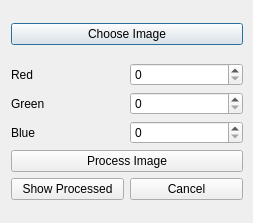
<?xml version="1.0" encoding="UTF-8"?>
<ui version="4.0">
 <class>Dialog</class>
 <widget class="QDialog" name="Dialog">
  <property name="geometry">
   <rect>
    <x>0</x>
    <y>0</y>
    <width>253</width>
    <height>223</height>
   </rect>
  </property>
  <property name="windowTitle">
   <string>Dialog</string>
  </property>
  <widget class="QWidget" name="">
   <property name="geometry">
    <rect>
     <x>0</x>
     <y>0</y>
     <width>254</width>
     <height>223</height>
    </rect>
   </property>
   <layout class="QVBoxLayout" name="verticalLayout_7">
    <item>
     <widget class="QPushButton" name="ChooseButton">
      <property name="text">
       <string>Choose Image</string>
      </property>
     </widget>
    </item>
    <item>
     <layout class="QVBoxLayout" name="verticalLayout_6">
      <item>
       <layout class="QVBoxLayout" name="verticalLayout_5">
        <item>
         <layout class="QHBoxLayout" name="horizontalLayout_5">
          <item>
           <layout class="QVBoxLayout" name="verticalLayout_4">
            <item>
             <widget class="QLabel" name="label_4">
              <property name="text">
               <string>Red</string>
              </property>
             </widget>
            </item>
            <item>
             <widget class="QLabel" name="label_2">
              <property name="text">
               <string>Green</string>
              </property>
             </widget>
            </item>
            <item>
             <widget class="QLabel" name="label_3">
              <property name="text">
               <string>Blue</string>
              </property>
             </widget>
            </item>
           </layout>
          </item>
          <item>
           <layout class="QVBoxLayout" name="verticalLayout_3">
            <item>
             <widget class="QSpinBox" name="RedSpinBox">
              <property name="maximum">
               <number>255</number>
              </property>
             </widget>
            </item>
            <item>
             <widget class="QSpinBox" name="GreenSpinBox">
              <property name="maximum">
               <number>255</number>
              </property>
             </widget>
            </item>
            <item>
             <widget class="QSpinBox" name="BlueSpinBox">
              <property name="maximum">
               <number>255</number>
              </property>
             </widget>
            </item>
           </layout>
          </item>
         </layout>
        </item>
        <item>
         <widget class="QPushButton" name="ProcessButton">
          <property name="text">
           <string>Process Image</string>
          </property>
         </widget>
        </item>
       </layout>
      </item>
      <item>
       <layout class="QHBoxLayout" name="horizontalLayout_4">
        <item>
         <widget class="QPushButton" name="ShowProcessedButton">
          <property name="text">
           <string>Show Processed</string>
          </property>
         </widget>
        </item>
        <item>
         <widget class="QPushButton" name="CancelButton">
          <property name="text">
           <string>Cancel</string>
          </property>
         </widget>
        </item>
       </layout>
      </item>
     </layout>
    </item>
   </layout>
  </widget>
  <zorder>lineEdit</zorder>
  <zorder>lineEdit_2</zorder>
  <zorder>lineEdit_3</zorder>
  <zorder>label_2</zorder>
  <zorder>label_3</zorder>
  <zorder>label_4</zorder>
  <zorder>ShowProcessedButton</zorder>
  <zorder>ShowOriginalButton</zorder>
  <zorder>CancelButton</zorder>
  <zorder>label_3</zorder>
  <zorder></zorder>
  <zorder>ProcessButton</zorder>
  <zorder>ChooseButton</zorder>
  <zorder>RedTextField</zorder>
  <zorder>label_3</zorder>
  <zorder>label_2</zorder>
  <zorder>label_4</zorder>
  <zorder>GreenTextField</zorder>
  <zorder>BlueTextField</zorder>
  <zorder></zorder>
 </widget>
 <layoutdefault spacing="6" margin="11"/>
 <resources/>
 <connections/>
</ui>
